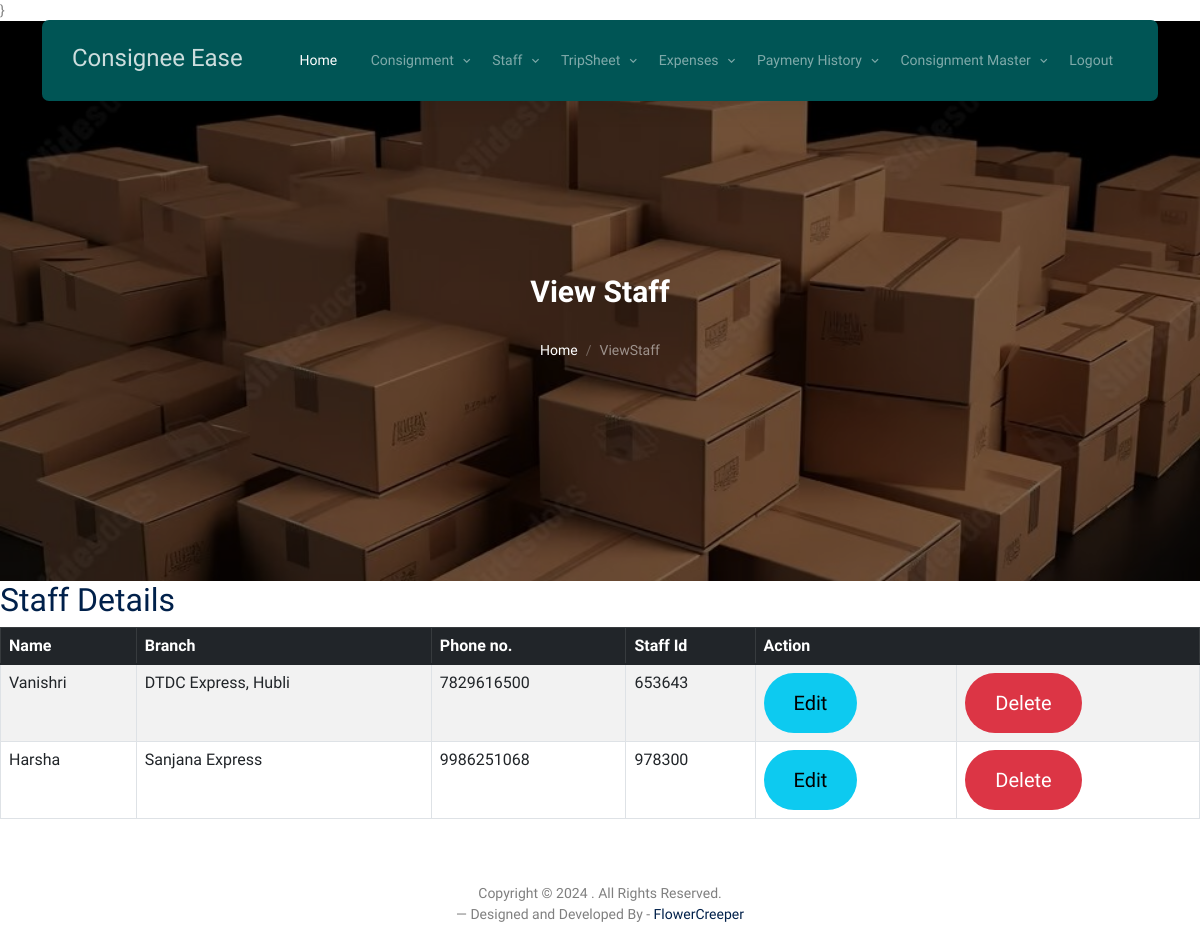
The page /view_staff on the database its author committed.
### consign_app/models.py (models this page shows)
class Staff(models.Model):
    staffname = models.CharField(max_length=150, null=True)
    staffPhone = models.CharField(max_length=150, null=True)
    staffaddress = models.CharField(max_length=150, null=True)
    aadhar = models.CharField(max_length=150, null=True)
    staffid = models.CharField(max_length=150, null=True)
    Branch = models.CharField(max_length=150, null=True)

### consign_app/views.py (the view)
# urls.py: path('view_staff', views.view_staff, name='view_staff'),
def view_staff(request):
    data=Staff.objects.all()
    return render(request,'view_staff.html',{'data':data})

### consign_app/templates/view_staff.html (shortened to what this page needs)
{% load static %}}
<!DOCTYPE html>
<html lang="en">
  <head>
    <link rel="stylesheet" href="{% static 'fonts/icomoon/style.css' %}" />
    <link rel="stylesheet" href="{% static 'fonts/flaticon/font/flaticon.css' %}" />
    <link rel="stylesheet" href="{% static 'css/tiny-slider.css' %}" />
    <link rel="stylesheet" href="{% static 'css/aos.css' %}" />
    <link rel="stylesheet" href="{% static 'css/style.css' %}" />
  </head>
  <body>
    {% include 'branch_nav.html' %}
    <div
      class="hero page-inner overlay"
      style="background-image: url('{% static 'images/hero_bg_1.jpg' %}')"
    >
      <div class="container">
        <div class="row justify-content-center align-items-center">
          <div class="col-lg-9 text-center mt-5">
            <h1 class="heading" data-aos="fade-up">View Staff </h1>
            <nav
              aria-label="breadcrumb"
              data-aos="fade-up"
              data-aos-delay="200"
            >
              <ol class="breadcrumb text-center justify-content-center">
                <li class="breadcrumb-item"><a href="{% url 'index' %}}">Home</a></li>
                <li
                  class="breadcrumb-item active text-white-50"
                  aria-current="page"
                >
                  ViewStaff
                </li>
              </ol>
            </nav>
          </div>
        </div>
      </div>
    </div>
<div class="content">
    <div class="" style=" overflow-x: auto;">
        <h2>Staff Details</h2>
        <div class="">
            <div class="">
                <form method="get">
                    <table class="table table-striped table-bordered">
                        <thead class="table-dark">
                        <tr>
                            <th>Name</th>
                            <th>Branch</th>
                            <th>Phone no.</th>
                            <th>Staff Id</th>
                            <th colspan="2">Action</th>
                        </tr>
                        </thead>
                        <tbody>
                        {% for d in data %}
                        <tr class="custom-row">
                            <td>{{d.staffname}}</td>
                            <td>{{ d.Branch}}</td>
                            <td>{{ d.staffPhone }}</td>
                            <td>{{ d.staffid}}</td>
                            <td class="action-btns">
                                <a href="{% url 'edit_staff' d.id %}" class="btn btn-info btn-lg">Edit</a>
                            </td>
                            <td>
                                 <a href="{% url 'delete_staff' d.id %}" class="btn btn-danger btn-lg">Delete</a>
                            </td>
                        </tr>
                        {% endfor %}
                        </tbody>
                    </table>
                </form>
            </div>
        </div>
    </div>
</div>
<div class="row mt-5">
          <div class="col-12 text-center">
            <p>
              Copyright &copy;
              . All Rights Reserved. <br>&mdash; Designed and Developed  By -
              <a href="https://flowercreeper.com/index.php">FlowerCreeper</a>
            </p>
          </div>
        </div>
  </body>
</html>

### rows shown on the page
Staff: staffname "Vanishri", Branch "DTDC Express, Hubli", staffPhone "7829616500", staffid "653643"
Staff: staffname "Harsha", Branch "Sanjana Express", staffPhone "9986251068", staffid "978300"
